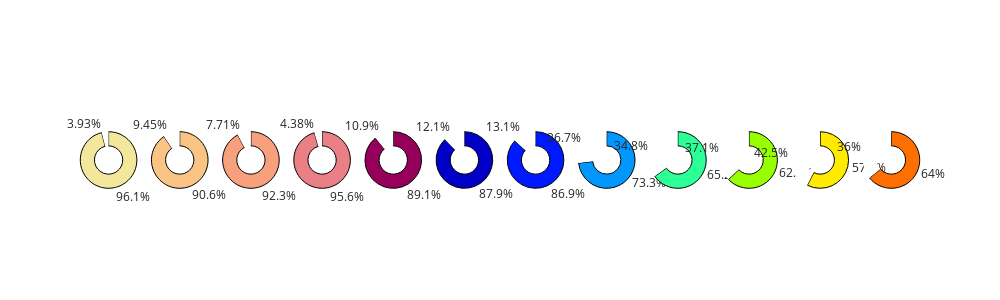

The cell this chart's notebook holds for it:
### Markdown cell above
## Subplot all areas

### Code cell
rows, cols = 1, 12
fig_height, fig_width = 300, 1000
specs = [[{'type': 'pie'}] * cols]

roi_colors = px.colors.sequential.Sunset[:4] + px.colors.sequential.Rainbow[:]

for i, subject in enumerate(subjects):
    fig = make_subplots(rows=rows, cols=cols, print_grid=False, specs=specs)
    for j, roi in enumerate(rois):
        
        df_rh = data.loc[(data.subject == subject) & (data.rois == roi) & (data.hemi == 'hemi-R')]
        df_lh = data.loc[(data.subject == subject) & (data.rois == roi) & (data.hemi == 'hemi-L')]
        
        # Calculer le pourcentage de contralatéralité pour chaque hémisphère pondéré par RSQ
        percentage_right = sum(df_rh.loc[df_rh.prf_x < 0].prf_loo_r2) / sum(df_rh.prf_loo_r2) * 100
        percentage_left = sum(df_lh.loc[df_lh.prf_x > 0].prf_loo_r2) / sum(df_lh.prf_loo_r2) * 100

        # Calculer le pourcentage d'excentricité total
        percentage_total = (sum(df_rh.loc[df_rh.prf_x < 0].prf_loo_r2) + sum(df_lh.loc[df_lh.prf_x > 0].prf_loo_r2))/ (sum(df_rh.prf_loo_r2)+sum(df_lh.prf_loo_r2)) *100
    
        # print("{} - Contralateralité in {}: {:.1f}%".format(subject, roi, percentage_total))
        percentage_rest = 100 - percentage_total        
        
        values = [percentage_total, percentage_rest]
        
        fig.add_trace(go.Pie(values=values,
                             hole=0.5,
                             marker=dict(colors=[roi_colors[j], 'white'], line=dict(color=['black', 'white'], width=[1,0])),
                             showlegend=False,
                             pull=[0, 0.01],
                             rotation=percentage_total*3.6 if percentage_total<percentage_rest else 0,
                             ), row=1, col=j+1)

    # Define parameters
    fig.update_layout(height=fig_height, width=fig_width, showlegend=False, template='simple_white')
    fig.show()

    # fig.write_image('/home/mchevillard/disks/meso_S/figures/{}_contralaterality.pdf'.format(subject))

### Figure 1 — Plotly figure (JSON) as saved in the notebook; plotly's stock layout.template omitted (floating-point values rounded to 4 significant figures)
{"data": [{"domain": {"x": [0, 0.06806], "y": [0, 1]}, "hole": 0.5, "marker": {"colors": ["rgb(243, 231, 155)", "white"], "line": {"color": ["black", "white"], "width": [1, 0]}}, "pull": [0, 0.01], "rotation": 0, "showlegend": false, "type": "pie", "values": [96.07, 3.928]}, {"domain": {"x": [0.08472, 0.1528], "y": [0, 1]}, "hole": 0.5, "marker": {"colors": ["rgb(250, 196, 132)", "white"], "line": {"color": ["black", "white"], "width": [1, 0]}}, "pull": [0, 0.01], "rotation": 0, "showlegend": false, "type": "pie", "values": [90.55, 9.447]}, {"domain": {"x": [0.1694, 0.2375], "y": [0, 1]}, "hole": 0.5, "marker": {"colors": ["rgb(248, 160, 126)", "white"], "line": {"color": ["black", "white"], "width": [1, 0]}}, "pull": [0, 0.01], "rotation": 0, "showlegend": false, "type": "pie", "values": [92.29, 7.714]}, {"domain": {"x": [0.2542, 0.3222], "y": [0, 1]}, "hole": 0.5, "marker": {"colors": ["rgb(235, 127, 134)", "white"], "line": {"color": ["black", "white"], "width": [1, 0]}}, "pull": [0, 0.01], "rotation": 0, "showlegend": false, "type": "pie", "values": [95.62, 4.379]}, {"domain": {"x": [0.3389, 0.4069], "y": [0, 1]}, "hole": 0.5, "marker": {"colors": ["rgb(150,0,90)", "white"], "line": {"color": ["black", "white"], "width": [1, 0]}}, "pull": [0, 0.01], "rotation": 0, "showlegend": false, "type": "pie", "values": [89.15, 10.85]}, {"domain": {"x": [0.4236, 0.4917], "y": [0, 1]}, "hole": 0.5, "marker": {"colors": ["rgb(0,0,200)", "white"], "line": {"color": ["black", "white"], "width": [1, 0]}}, "pull": [0, 0.01], "rotation": 0, "showlegend": false, "type": "pie", "values": [87.95, 12.05]}, {"domain": {"x": [0.5083, 0.5764], "y": [0, 1]}, "hole": 0.5, "marker": {"colors": ["rgb(0,25,255)", "white"], "line": {"color": ["black", "white"], "width": [1, 0]}}, "pull": [0, 0.01], "rotation": 0, "showlegend": false, "type": "pie", "values": [86.92, 13.08]}, {"domain": {"x": [0.5931, 0.6611], "y": [0, 1]}, "hole": 0.5, "marker": {"colors": ["rgb(0,152,255)", "white"], "line": {"color": ["black", "white"], "width": [1, 0]}}, "pull": [0, 0.01], "rotation": 0, "showlegend": false, "type": "pie", "values": [73.26, 26.74]}, {"domain": {"x": [0.6778, 0.7458], "y": [0, 1]}, "hole": 0.5, "marker": {"colors": ["rgb(44,255,150)", "white"], "line": {"color": ["black", "white"], "width": [1, 0]}}, "pull": [0, 0.01], "rotation": 0, "showlegend": false, "type": "pie", "values": [65.17, 34.83]}, {"domain": {"x": [0.7625, 0.8306], "y": [0, 1]}, "hole": 0.5, "marker": {"colors": ["rgb(151,255,0)", "white"], "line": {"color": ["black", "white"], "width": [1, 0]}}, "pull": [0, 0.01], "rotation": 0, "showlegend": false, "type": "pie", "values": [62.95, 37.05]}, {"domain": {"x": [0.8472, 0.9153], "y": [0, 1]}, "hole": 0.5, "marker": {"colors": ["rgb(255,234,0)", "white"], "line": {"color": ["black", "white"], "width": [1, 0]}}, "pull": [0, 0.01], "rotation": 0, "showlegend": false, "type": "pie", "values": [57.51, 42.49]}, {"domain": {"x": [0.9319, 1.0], "y": [0, 1]}, "hole": 0.5, "marker": {"colors": ["rgb(255,111,0)", "white"], "line": {"color": ["black", "white"], "width": [1, 0]}}, "pull": [0, 0.01], "rotation": 0, "showlegend": false, "type": "pie", "values": [64.0, 36.0]}], "layout": {"height": 300, "showlegend": false, "width": 1000}}
